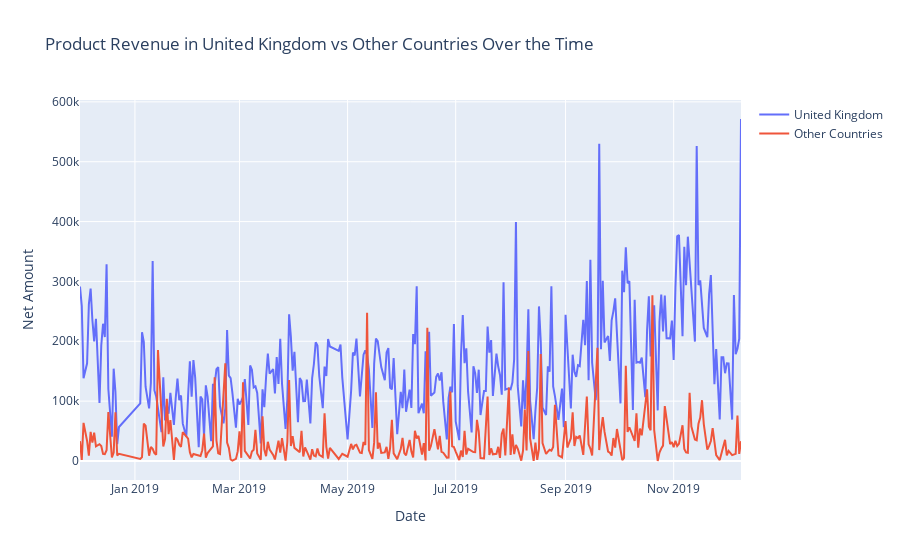

Notebook code cell kept with this figure:
### Code cell
fig = go.Figure()
fig.add_trace(go.Scatter(x=product_revenue_uk['Date'], y=product_revenue_uk['TotalAmount'], name='United Kingdom'))
fig.add_trace(go.Scatter(x=product_revenue_other_countries['Date'], y=product_revenue_other_countries['TotalAmount'], name='Other Countries'))
fig.update_layout(xaxis_title='Date', yaxis_title='Net Amount', title='Product Revenue in United Kingdom vs Other Countries Over the Time')
fig.show()

### Figure 1 — Plotly figure (JSON) as saved in the notebook; plotly's stock layout.template omitted (floating-point values rounded to 4 significant figures; data arrays with more than 128 entries replaced by an {"elided": "..."} marker saying what was removed)
{"data": [{"name": "United Kingdom", "type": "scatter", "x": {"elided": "305 str values"}, "y": {"elided": "305 float values"}}, {"name": "Other Countries", "type": "scatter", "x": {"elided": "292 str values"}, "y": {"elided": "292 float values"}}], "layout": {"title": {"text": "Product Revenue in United Kingdom vs Other Countries Over the Time"}, "xaxis": {"title": {"text": "Date"}}, "yaxis": {"title": {"text": "Net Amount"}}}}
